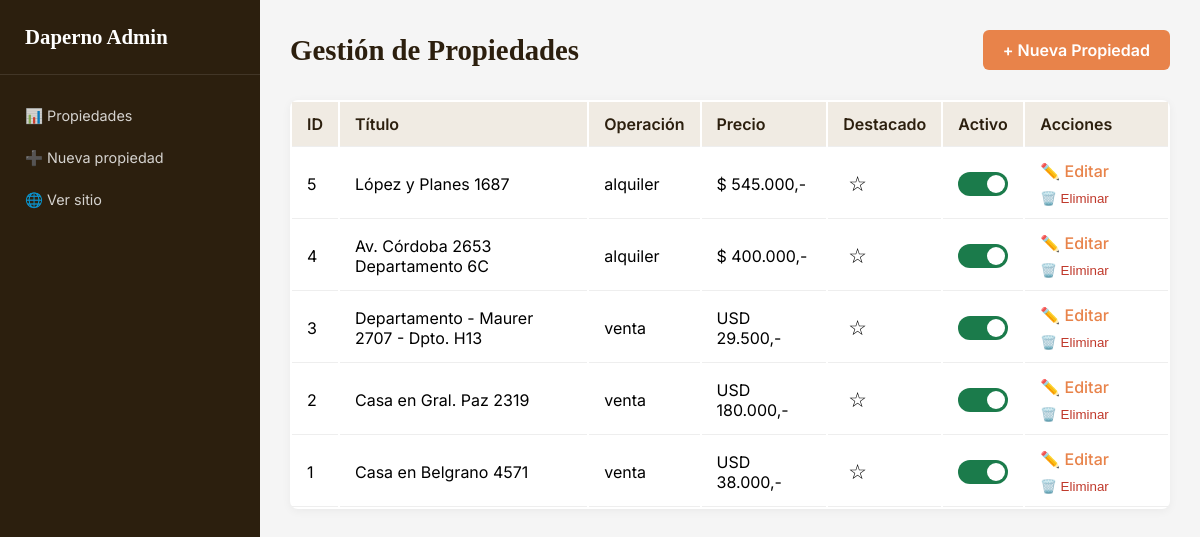
The page /admin on the database its author committed.
### models.py (models this page shows, shortened)
class Propiedad(db.Model):
    __tablename__ = 'propiedades'
    id = db.Column(db.Integer, primary_key=True)
    titulo = db.Column(db.String(200), nullable=False)
    operacion = db.Column(db.String(20), nullable=False)
    tipo = db.Column(db.String(50), nullable=False)
    precio = db.Column(db.String(100), nullable=False)
    direccion = db.Column(db.String(200), nullable=False)
    barrio = db.Column(db.String(100), nullable=False)
    latitud = db.Column(db.Float, default=0)
    longitud = db.Column(db.Float, default=0)
    superficie = db.Column(db.Float, default=0)
    ambientes = db.Column(db.Integer, default=0)
    dormitorios = db.Column(db.Integer, default=0)
    banos = db.Column(db.Integer, default=0)
    descripcion = db.Column(db.Text, default='')
    destacado = db.Column(db.Boolean, default=False)
    activo = db.Column(db.Boolean, default=True)
    fecha_creacion = db.Column(db.DateTime, default=datetime.utcnow)
    imagenes = db.relationship('ImagenPropiedad', backref='propiedad', lazy=True, cascade='all, delete-orphan')

### app.py (the view)
@app.route('/admin')
def admin_dashboard():
    propiedades = Propiedad.query.order_by(Propiedad.fecha_creacion.desc()).all()
    return render_template('admin/dashboard.html', propiedades=propiedades)

### templates/admin/dashboard.html (shortened to what this page needs)
{% extends "admin/admin_layout.html" %}
{% block admin_content %}
<div class="admin-header">
    <h1>Gestión de Propiedades</h1>
    <a href="{{ url_for('admin_nueva') }}" class="btn-agregar">+ Nueva Propiedad</a>
</div>
<div class="propiedades-admin">
    <table class="admin-table">
        <thead>
            <tr>
                <th>ID</th>
                <th>Título</th>
                <th>Operación</th>
                <th>Precio</th>
                <th>Destacado</th>
                <th>Activo</th>
                <th>Acciones</th>
            </tr>
        </thead>
        <tbody>
            {% for prop in propiedades %}
            <tr>
                <td>{{ prop.id }}</td>
                <td>{{ prop.titulo }}</td>
                <td>{{ prop.operacion }}</td>
                <td>{{ prop.precio }}</td>
                <td>
                    <button class="toggle-destacado" data-id="{{ prop.id }}" data-destacado="{{ prop.destacado|lower }}">
                        {{ '⭐' if prop.destacado else '☆' }}
                    </button>
                </td>
                <td>
                    <label class="switch">
                        <span class="slider"></span>
                    </label>
                </td>
                <td class="acciones">
                    <a href="{{ url_for('admin_editar', id=prop.id) }}" class="btn-editar">✏️ Editar</a>
                    <button class="btn-eliminar" data-id="{{ prop.id }}">🗑️ Eliminar</button>
                </td>
            </tr>
            {% endfor %}
        </tbody>
    </table>
</div>
{% endblock %}

### static/css/admin.css (style rules this page uses)
* { margin: 0; padding: 0; box-sizing: border-box; }
:root { --orange: #E8834A; --orange-dark: #C85D2A; --text: #2C1F0E; --soft: #7A6655; --gray-light: #F0EBE3; --white: #FFFFFF; --success: #1B7B4B; --danger: #c0392b; }
body { font-family: 'Inter', sans-serif; background: #f5f5f5; }
.admin-header { display: flex; justify-content: space-between; align-items: center; margin-bottom: 30px; flex-wrap: wrap; gap: 15px; }
.admin-header h1 { font-family: 'Playfair Display', serif; font-size: 1.8rem; color: var(--text); }
.btn-agregar { background: var(--orange); color: white; padding: 10px 20px; text-decoration: none; border-radius: 6px; font-weight: 600; transition: background .2s; }
.admin-table { width: 100%; background: white; border-radius: 8px; overflow-x: auto; box-shadow: 0 2px 10px rgba(0, 0, 0, .05); }
.admin-table th, .admin-table td { padding: 12px 15px; text-align: left; border-bottom: 1px solid #eee; }
.admin-table th { background: var(--gray-light); font-weight: 600; color: var(--text); }
.acciones { display: flex; gap: 10px; flex-wrap: wrap; }
.btn-editar { color: var(--orange); text-decoration: none; font-weight: 500; }
.btn-eliminar { background: none; border: none; color: var(--danger); cursor: pointer; font-weight: 500; }
.switch { position: relative; display: inline-block; width: 50px; height: 24px; }
.slider { position: absolute; cursor: pointer; top: 0; left: 0; right: 0; bottom: 0; background-color: #ccc; transition: .3s; border-radius: 24px; }
.slider:before { position: absolute; content: ""; height: 18px; width: 18px; left: 3px; bottom: 3px; background-color: white; transition: .3s; border-radius: 50%; }
input:checked + .slider { background-color: var(--success); }
input:checked + .slider:before { transform: translateX(26px); }
.toggle-destacado { background: none; border: none; font-size: 1.3rem; cursor: pointer; padding: 5px; }

### rows shown on the page
Propiedad: id "5", titulo "López y Planes 1687", operacion "alquiler", precio "$ 545.000,-", destacado "☆"
Propiedad: id "4", titulo "Av. Córdoba 2653 Departamento 6C", operacion "alquiler", precio "$ 400.000,-", destacado "☆"
Propiedad: id "3", titulo "Departamento - Maurer 2707 - Dpto. H13", operacion "venta", precio "USD 29.500,-", destacado "☆"
Propiedad: id "2", titulo "Casa en Gral. Paz 2319", operacion "venta", precio "USD 180.000,-", destacado "☆"
Propiedad: id "1", titulo "Casa en Belgrano 4571", operacion "venta", precio "USD 38.000,-", destacado "☆"
